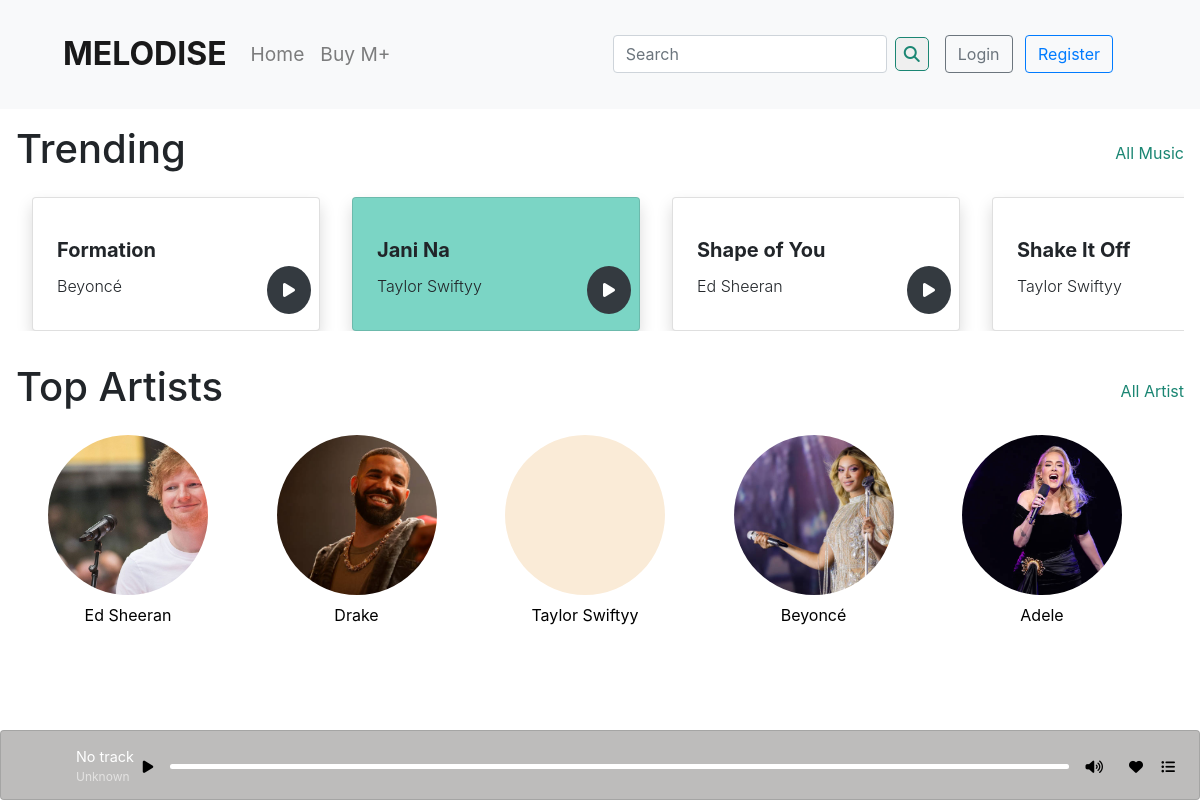
Screenshot of /UserEnd/index.php with the database file from the repository.
### tables this page shows
CREATE TABLE `songs` (
  `SongID` int(11) NOT NULL,
  `Title` varchar(255) DEFAULT NULL,
  `Duration` int(11) DEFAULT NULL,
  `ReleaseDate` date DEFAULT NULL,
  `AlbumID` int(11) DEFAULT NULL,
  `GenreID` int(11) DEFAULT NULL,
  `ArtistID` int(11) DEFAULT NULL,
  `ColorCode` varchar(255) NOT NULL DEFAULT '#FFF',
  `Audio` varchar(255) NOT NULL DEFAULT '0'
);

CREATE TABLE `artists` (
  `ArtistID` int(11) NOT NULL,
  `Name` varchar(255) DEFAULT NULL,
  `Email` varchar(255) NOT NULL DEFAULT 'demo@gmail.com',
  `Password` varchar(255) NOT NULL DEFAULT '1234',
  `Gender` varchar(255) NOT NULL DEFAULT 'Male',
  `Dob` date NOT NULL DEFAULT '1999-01-12',
  `Bio` text DEFAULT NULL,
  `Country` varchar(255) DEFAULT NULL,
  `Image` varchar(255) NOT NULL DEFAULT 'unknown.jpg'
);

### UserEnd/index.php (the view, shortened to what this page needs)
<?php
include('connect.php');
?>
<!doctype html>
<html lang="en">
<head>
    <link href="https://cdn.jsdelivr.net/npm/bootstrap@5.3.3/dist/css/bootstrap.min.css" rel="stylesheet">
    <link href="https://cdnjs.cloudflare.com/ajax/libs/font-awesome/6.0.0-beta3/css/all.min.css" rel="stylesheet">
    <link rel="stylesheet" href="style.css">
</head>
<body>
    <?php
    include('navbar.php')
    ?>
    <section id="my-music" class="p-3">
        <div id="your-music-title-container" class="d-flex flex-row justify-content-between align-items-center">
            <h1><?php
                if (isset($_SESSION['searchKey'])) {
                    $searchKey = $_SESSION['searchKey'];
                    if ($searchKey != '') {
                        echo "Music";
                    } else {
                        echo "Trending";
                    }
                } else {
                    echo "Trending";
                }
                ?>
            </h1>
            <form action="user-actions.php" method="get">
                <button type="submit" class="themed-btn bg-transparent border-0" name='all-music-btn'>All Music</button>
            </form>
        </div>
        <div id="card-container">
            <?php
            if (isset($_SESSION['searchKey'])) {
                $searchKey = $_SESSION['searchKey'];
                if ($searchKey != '') {
                    $select_songs = "SELECT * FROM `songs` WHERE Title LIKE '%" . $searchKey . "%' LIMIT 10";
                } else {
                    $select_songs = "SELECT * FROM `songs` LIMIT 10";
                }
            } else {
                $select_songs = "SELECT s.SongID, s.Title, s.ColorCode, s.ArtistID,s.Audio, (COUNT(s.SongID)-1) AS TimesPlayed
                                 FROM `songs` s
                                 LEFT JOIN music_play_record m ON m.SongID = s.SongID
                                 GROUP BY s.SongID ORDER BY `TimesPlayed` DESC LIMIT 10;";
            }
            $result_songs = mysqli_query($conn, $select_songs);
            while ($row_data = mysqli_fetch_assoc($result_songs)) {
                $song_code = $row_data['SongID'];
                $song_name = $row_data['Title'];
                $color_code = $row_data['ColorCode'];
                $artist_id = $row_data['ArtistID'];
                $audio = $row_data['Audio'];
                $select_artist_name = "SELECT * FROM `artists` WHERE ArtistID = $artist_id";
                $result_artist_name = mysqli_query($conn, $select_artist_name);
                $artist_data = mysqli_fetch_assoc($result_artist_name);
                $artist_name = $artist_data['Name'];
                echo "<div class='card mx-3 mt-3 px-2 d-inline-block shadow play-card' style='width: 18rem; background-color: $color_code'
                        data-song-id='$song_code'
                        data-song-name='$song_name'
                        data-artist-name='$artist_name'
                        data-song-url='../Resources/Songs/$audio.mp3'
                        data-album-art='../Resources/DesignElements/ProfileBack.jpg'>
                                <div class='card-body position-relative p-3'>
                                    <h5 class='card-title mt-4 font-weight-bold'>$song_name</h5>
                                    <p class='card-text font-weight-light'>$artist_name</p>
                                    <p class='play-btn-back position-absolute bottom-0 end-0 rounded-circle bg-dark text-white play-btn'><i class='fa-solid fa-play p-3'></i></p>
                                </div>
                            </div>";
            }
            ?>
        </div>
    </section>
    <section id="top-artist" class="p-3">
        <div id="top-artist-title-container" class="d-flex flex-row justify-content-between align-items-center">
            <h1>
                <?php
                if (isset($_SESSION['searchKey'])) {
                    $searchKey = $_SESSION['searchKey'];
                    echo $searchKey !== '' ? "Artists" : "Top Artists";
                } else {
                    echo "Top Artists";
                }
                ?>
            </h1>
            <form action="user-actions.php" method="get">
                <button type="submit" class="themed-btn bg-transparent border-0" name='all-artist-btn'>All Artist</button>
            </form>
        </div>
        <div id="artist-card-container">
            <?php
            $select_artists = "SELECT a.ArtistID, a.Name, a.Image, COUNT(af.ArtistID) AS FollowerCount
                                FROM `artists` a
                                LEFT JOIN `artist_followers` af ON af.ArtistID = a.ArtistID
                                WHERE a.Name LIKE '%" . (isset($_SESSION['searchKey']) && $_SESSION['searchKey'] !== '' ? $_SESSION['searchKey'] : '') . "%'
                                GROUP BY a.ArtistID, a.Name
                                ORDER BY FollowerCount DESC
                                LIMIT 10;
                            ;";
            $result_artists = mysqli_query($conn, $select_artists);
            while ($row_data = mysqli_fetch_assoc($result_artists)) {
                $artist_id = $row_data['ArtistID'];
                $artist_name = $row_data['Name'];
                $artist_img = $row_data['Image'];
                echo "
                <form action='user-actions.php' method='get' class='d-inline-block'>
                    <input type='hidden' name='artist_id' value='$artist_id'>
                    <button type='submit' class='artist-card-btn bg-transparent border-0 p-0' name='view-artist-profile-btn'>
                        <div class='artist-card mx-3 mt-3' style='width: 12rem;'>
                            <div class='artist-img-circle mx-auto rounded-circle mt-2' style='width: 10rem; height: 10rem; background-image: url(\"../Resources/ArtistImges/$artist_img\"); background-color: antiquewhite; background-repeat: no-repeat; background-size: cover;'></div>
                            <p class='d-block text-center artist-name mx-auto mt-2 w-auto'>$artist_name</p>
                        </div>
                    </button>
                </form>
            ";
            }
            ?>
        </div>
    </section>
    <?php
    include('music-player.php')
    ?>
</body>
</html>

### UserEnd/navbar.php (shortened to what this page needs)
<!DOCTYPE html>
<html lang="en">
<head>
    <link href="https://cdn.jsdelivr.net/npm/bootstrap@5.3.3/dist/css/bootstrap.min.css" rel="stylesheet">
    <link rel="stylesheet" href="style.css">
</head>
<body>
    <nav class="navbar navbar-expand-lg navbar-light bg-light px-5 py-3">
        <div class="container-fluid">
            <a class="navbar-brand logo" href="index.php?unset_session=true">MELODISE</a>
            <div class="collapse navbar-collapse my-3" id="navbarScroll">
                <ul class="navbar-nav me-auto my-2 my-lg-0 navbar-nav-scroll" style="--bs-scroll-height: 150px;">
                    <li class="nav-item">
                        <a class="nav-link" aria-current="page" href="index.php?unset_session=true">Home</a>
                    </li>
                    <?php
                    if (isset($_SESSION['userid'])) {
                        $userType = $_SESSION['usertype'];
                        if ($userType > 1) {
                            echo "
                                <li class='nav-item'>
                                    <a class='nav-link' href='view-playlist.php?playlistname=Favourite'>Favourite</a>
                                </li>
                            ";
                        } else {
                            echo "
                                <li class='nav-item'>
                                    <a class='nav-link' href='subscription-purchase.php'>Buy M+</a>
                                </li>
                            ";
                        }
                    } else {
                        echo "
                            <li class='nav-item'>
                                <a class='nav-link' href='subscription-purchase.php'>Buy M+</a>
                            </li>
                        ";
                    }
                    ?>
                </ul>
                <form class="d-flex form-inline" action="user-actions.php" method="get">
                    <input class="form-control me-2" type="search" placeholder="Search" aria-label="Search" name="search-key">
                    <button class="search-btn-custom" type="submit" name="search-btn"><i class="fas fa-search"></i></button>
                </form>
                <div class="d-flex justify-content-center align-items-center px-3">
                    <?php
                    if (!isset($_SESSION['username'])) {
                        echo "
                            <form action='user-actions.php' method='post'>
                                <button class='btn btn-outline-secondary' type='submit' name='user-login-btn'>Login</button>
                                <button class='btn btn-outline-primary mx-2' type='submit' name='user-register-btn'>Register</button>
                            </form>";
                    }
                    ?>
                </div>
            </div>
        </div>
    </nav>
</body>
</html>

### UserEnd/music-player.php (shortened to what this page needs)
<!DOCTYPE html>
<html lang="en">
<head>
    <link rel="stylesheet" href="https://cdnjs.cloudflare.com/ajax/libs/font-awesome/6.0.0-beta3/css/all.min.css">
    <link rel="stylesheet" href="https://stackpath.bootstrapcdn.com/bootstrap/4.3.1/css/bootstrap.min.css">
</head>
<body>
    <div class="card fixed-bottom custom-player-card d-flex align-items-center">
        <div class="d-flex align-items-center w-100">
            <div class="album-art" style="background-image: url('https://images.unsplash.com/photo-1730688213382-b62363b93824?w=600&auto=format&fit=crop&q=60&ixlib=rb-4.0.3&ixid=M3wxMjA3fDB8MHxmZWF0dXJlZC1waG90b3MtZmVlZHwyMHx8fGVufDB8fHx8fA%3D%3D');"></div>
            <div class="song-info">
                <p class="song-title mb-0" id="songTitle">No track</p>
                <p class="song-artist mb-0" id="songArtist">Unknown</p>
            </div>
            <div class="d-flex flex-grow-1 align-items-center justify-content-center">
                <button id="playPauseBtn" class="btn btn-sm text-black me-2"><i class="fas fa-play"></i></button>
                <div class="progress-container">
                    <div id="songProgress" class="progress-bar custom-progress-bar"></div>
                </div>
            </div>
            <div class="volume-control ms-2">
                <button id="volumeBtn" class="btn btn-sm text-black"><i class="fas fa-volume-up"></i></button>
            </div>
            <div class="ms-2">
                <form action='user-actions.php' method="post">
                    <button type="submit" name="toggle-favorite" id="addToFavoriteBtn" class="btn btn-sm text-black">
                        <i class="fas fa-heart"></i>
                    </button>
                </form>
            </div>
            <button id="addToPlaylistBtn" class="btn btn-sm text-black" data-bs-toggle="modal" data-bs-target="#addToPlaylistModal">
                <i class="fas fa-list-ul"></i>
            </button>
        </div>
    </div>
</body>
</html>

### UserEnd/style.css (style rules this page uses)
* { margin: 0; padding: 0; box-sizing: border-box; }
#card-container, #artist-card-container, #playlist-card-container, #fav-artist-card-container { height: fit-content; overflow-x: auto; overflow-y: hidden; white-space: nowrap; scroll-behavior: smooth; }
.play-card { display: inline-block; margin-right: 10px; }
.themed-btn { color: #1b8673; }
.play-btn { cursor: pointer; }

### UserEnd/navbar.php (style rules this page uses)
.navbar-brand { font-size: 2rem !important; font-weight: bold; }
.nav-link { font-size: 1.2rem; }
.form-control { width: 300px; }
.search-btn-custom { color: #1B8673; border: 1px solid #1B8673; border-radius: 5px; padding: 4px 8px; }

### UserEnd/music-player.php (style rules this page uses)
.custom-player-card { background-color: #bdbcbb; color: white; padding: 10px 15px !important; height: 70px; }
.album-art { width: 50px; height: 50px; background-size: cover; background-position: center; border-radius: 4px; }
.song-info { display: flex; flex-direction: column; justify-content: center; padding-left: 10px; }
.song-title { font-size: 0.9rem; margin: 0; }
.song-artist { font-size: 0.75rem; margin: 0; color: #e3e2e1; }
.progress-container { width: 100%; height: 5px; background-color: #d4d4d4; border-radius: 3px; overflow: hidden; }
.custom-progress-bar { height: 100%; background-color: #fff; }
.volume-control { display: flex; justify-content: center; align-items: center; }

### rows the page displays
songs: Title "Formation", ArtistID.Name "Beyoncé"
songs: Title "Jani Na", ArtistID.Name "Taylor Swiftyy"
songs: Title "Shape of You", ArtistID.Name "Ed Sheeran"
songs: Title "Shake It Off", ArtistID.Name "Taylor Swiftyy"
artists: Image (picture), Name "Ed Sheeran"
artists: Image (picture), Name "Drake"
artists: Name "Taylor Swiftyy"
artists: Image (picture), Name "Beyoncé"
artists: Image (picture), Name "Adele"
